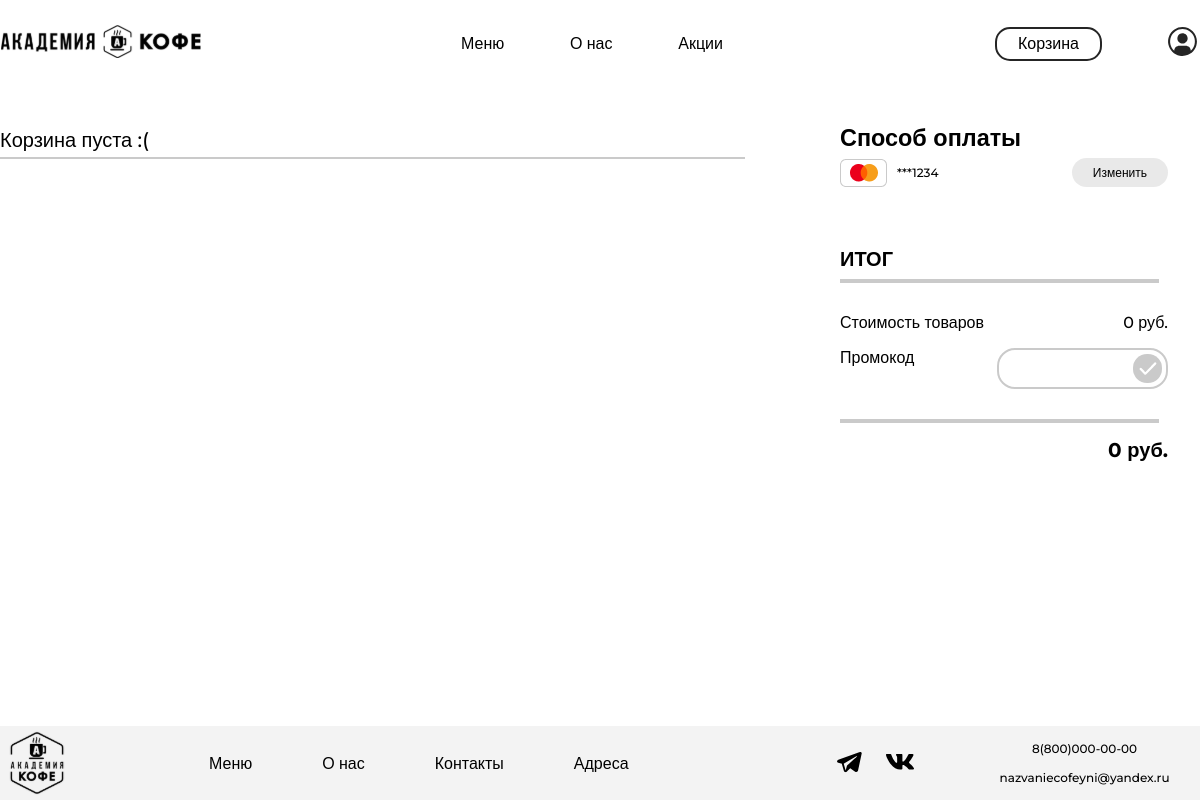
Page /cart/ (signed in) on the earlier database version.
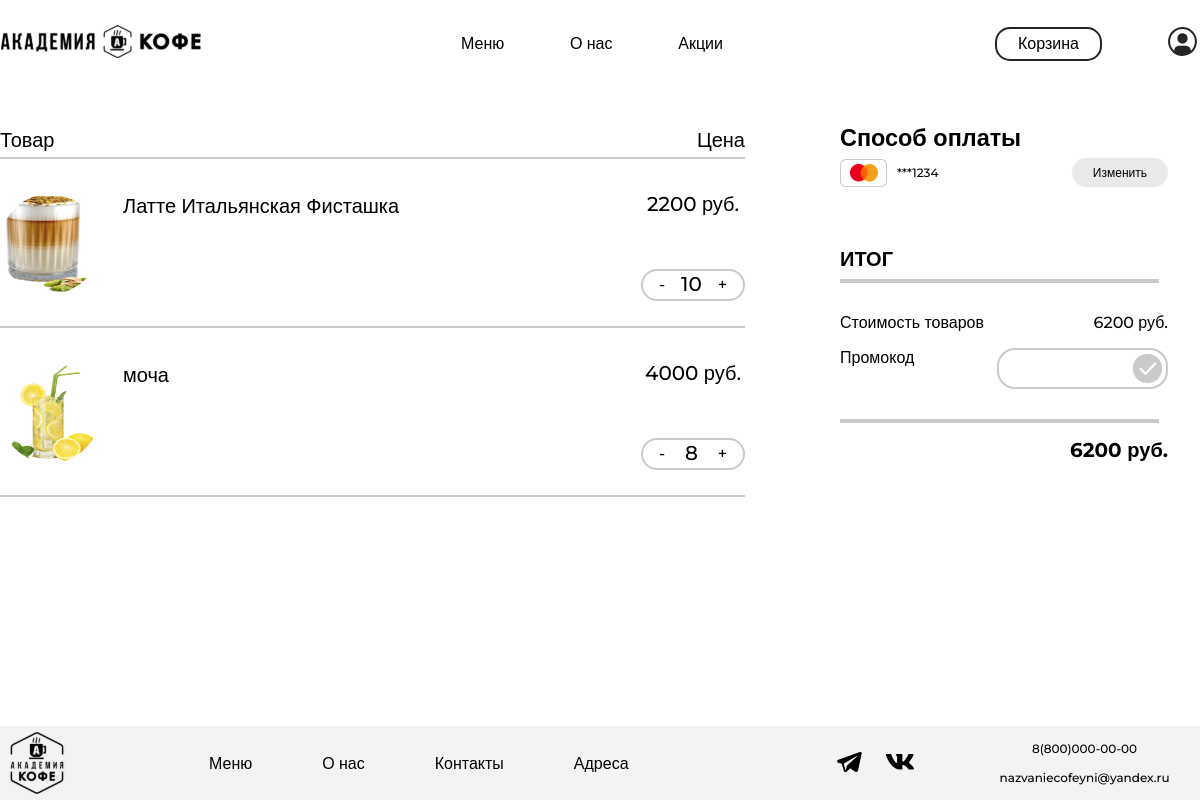
Same page on the later database version.
### academyCoffee/models.py (models this page shows, shortened)
class Basket(models.Model):
    user = models.ForeignKey(to=User, on_delete=models.CASCADE)
    product = models.ForeignKey(to=Product, on_delete=models.CASCADE)
    quantity = models.PositiveSmallIntegerField(default=0)
    created_timestamp = models.DateTimeField(auto_now_add=True)
    objects = BasketQuerySet.as_manager()
    def sum(self):
        return self.product.price * self.quantity

class Product(models.Model):
    name = models.CharField('Название', max_length=50)
    price = models.DecimalField(max_digits=7, decimal_places=0)
    stars = models.DecimalField(max_digits=5, decimal_places=1)
    image = models.ImageField(upload_to='products_images')
    category = models.ManyToManyField(ProductCategory)
    class Meta:
        verbose_name = 'Товар'
        verbose_name_plural = 'Товары'

### academyCoffee/views.py (the view)
# urls.py: path('cart/', views.cart, name='cart'),
def cart(request):
    context = {
        'title': "Корзина",
        'baskets': Basket.objects.filter(user=request.user)
    }
    return render(request, 'main/cart.html', context)

### academyCoffee/models.py (called while the page is built)
    def total_sum(self):
        return sum(basket.sum() for basket in self)

### academyCoffee/templates/main/cart.html (shortened to what this page needs)
{% extends 'main/base.html' %}
{% load static %}
{% block style %}
    <link rel="stylesheet" href="{% static 'cart/css/style.css' %}">
{% endblock %}
{% block content %}
    <main class="main">
        <div class="main-container">
            {% if baskets %}
                <div class="cart-content-container">
                    <div class="cart-titles-container">
                        <p class="cart-title">
                            Товар
                        </p>
                        <p class="cart-title">
                            Цена
                        </p>
                    </div>
                    <div class="cart-line"></div>
                    <ul class="cart-list">
                        {% for basket in baskets %}
                            <li class="cart-list-item">
                                <div class="cart-list-item-container">
                                    <div class="item-description">
                                        <img src="{{ basket.product.image.url }}" alt="{{ basket.product.name }}"
                                             width="100" height="100">
                                        <div class="item-description-text">
                                            <h3>{{ basket.product.name }}</h3>
                                        </div>
                                    </div>
                                    <div class="item-price">
                                        <p class="price">{{ basket.sum }} руб.</p>
                                        <div class="amount-button">
                                            <button><a class="btn btn-outline-success"
                                                       href="{% url 'basket_deletion' basket.product_id %}">-</a>
                                            </button>
                                            <p>{{ basket.quantity }}</p>
                                            <button><a class="btn btn-outline-success"
                                                       href="{% url 'basket_add' basket.product_id %}">+</a></button>
                                        </div>
                                    </div>
                                </div>
                                <div class="cart-line"></div>
                            </li>
                        {% endfor %}
                    </ul>
                </div>
            {% else %}
                <div class="cart-content-container">
                    <div class="cart-titles-container">
                        <p class="cart-title">
                            Корзина пуста :(
                        </p>
                    </div>
                    <div class="cart-line"></div>
                </div>
            {% endif %}
            <div class="payment-container">
                <div class="payment-method">
                    <h3>Способ оплаты</h3>
                    <div class="chosen-method">
                        <img class="chosen-method-image" src="{% static 'cart/img/mastercard.png' %}" alt="MasterCard"
                             width="47" height="28">
                        <p>***1234</p>
                        <button>Изменить</button>
                    </div>
                </div>
                <div class="total-container">
                    <h3>
                        ИТОГ
                    </h3>
                    <div class="total-line-first"></div>
                    <div class="total-price">
                        <p>
                            Стоимость товаров
                        </p>
                        <p>
                            {{ baskets.total_sum }} руб.
                        </p>
                    </div>
                    <div class="promo-code">
                        <p>
                            Промокод
                        </p>
                        <div class="promo-code-area">
                            <label>
                                <input class="promo-code-input" rel="">
                                <button class="promo-code-button" rel="submit">
                                    <img src="{% static 'cart/img/check_mark.png' %}" width="18" height="13"
                                         alt="Применить">
                                </button>
                            </label>
                        </div>
                    </div>
                    <div class="total-line-last"></div>
                    <p id="final-price">{{ baskets.total_sum }} руб.</p>
                </div>
            </div>
        </div>
    </main>
{% endblock %}

### academyCoffee/templates/main/base.html (shortened to what this page needs)
{% load static %}
<!DOCTYPE html>
<html lang="en">
<head>
    <link rel="stylesheet" href="{% static 'base/css/base.css' %}">
    {% block style %}
    {% endblock %}
</head>
<body>
    <header class="main-header">
        <nav class="nav-bar">
            <a href="{% url 'home' %}"><img class="nav-bar-item logo" src="{% static 'base/img/logo.svg' %}" width="200" height="33"
                                            alt="Логотип"></a>
            <div class="container-middle">
                <a class="nav-bar-item" href="{% url 'menu' %}">Меню</a>
                <a class="nav-bar-item" href="{% url 'about' %}">О нас</a>
                <a class="nav-bar-item" href="{% url 'stocks' %}">Акции</a>
            </div>
            <div class="container-right">
                <a class="nav-bar-item cart" href="{% url 'cart' %}">Корзина</a>
                <a class="nav-bar-item" href="{% if user.is_authenticated %} {% url 'profile' %} {% else %} {% url 'login' %} {% endif %}">
                    <img src="{% static 'base/img/personal_account.svg' %}" width="33" height="33" alt="Личный кабинет">
                </a>
            </div>
        </nav>
    </header>
    {% block content %}
    {% endblock %}
    <footer class="main-footer">
    <div class="main-footer-container">
      <a href="{% url 'home' %}"><img class="bottom-logo" src="{% static 'base/img/bottom_logo.svg' %}" width="74" height="74" alt="Логотип"></a>
      <ul class="main-footer-nav">
        <li>
          <a href="{% url 'menu' %}" class="main-footer-link">Меню</a>
        </li>
        <li>
          <a href="{% url 'about' %}" class="main-footer-link">О нас</a>
        </li>
        <li>
          <a href="#" class="main-footer-link">Контакты</a>
        </li>
        <li>
          <a href="#" class="main-footer-link">Адреса</a>
        </li>
      </ul>
      <ul class="socials-list">
        <li>
          <a href="#"><img src="{% static 'base/img/telegram.svg' %}" width="31" height="28" alt="Телеграм"></a>
        </li>
        <li>
          <a href="#"><img src="{% static 'base/img/vk.svg' %}" width="30" height="28" alt="VK"></a>
        </li>
      </ul>
      <div class="contacts">
        <a href="tel:+78000000000">8(800)000-00-00</a>
        <a href="mailto:nazvaniecofeyni@yandex.ru">nazvaniecofeyni@yandex.ru</a>
      </div>
    </div>
  </footer>
</body>
</html>

### academyCoffee/static/base/css/base.css (style rules this page uses)
* { font-family: 'Montserrat', Arial, sans-serif; }
main { min-width: 1230px; margin: 0 auto auto; flex-grow: 1; }
html { scroll-behavior: smooth; }
p,h1,h2,h3,h4,h5,h6 { margin: 0; }
body { margin: 0 0 0 0; padding: 0; font-size: 20px; font-weight: 500; line-height: 20px; display: flex; flex-direction: column; justify-content: space-between; align-items: center; min-height: 100vh; }
a { color: black; text-decoration: none; }
ul { padding: 0; margin: 0; list-style: none; }
.main-header { width: 1198px; margin: 25px auto 65px; font-size: 16px; }
.nav-bar { display: flex; flex-wrap: wrap; align-items: center; }
.logo { width: 200px; margin-right: 260px; align-items: center; }
.container-middle { width: 262px; margin-right: 272px; display: flex; justify-content: space-between; gap: 54px; align-items: center; }
.container-right { width: 204px; display: flex; justify-content: space-between; align-items: center; }
.cart { border: 2px solid #252525; border-radius: 15px; padding: 5px 21px; }
.main-footer { margin: 65px auto 0; background: #F3F3F3; max-width: none; width: 100%; }
.main-footer-container { width: 1230px; display: flex; align-items: center; margin: 0 auto; }
.bottom-logo { display: block; margin-right: 135px; }
.main-footer-nav { padding: 0; list-style: none; display: flex; gap: 70px; margin: 0 205px 0 0; }
.main-footer-link { font-size: 16px; line-height: 20px; }
.socials-list { padding: 0; list-style: none; display: flex; gap: 20px; margin: 0 85px 0 0; }
.contacts { display: flex; align-items: center; flex-direction: column; font-size: 12px; line-height: 15px; gap: 14px; }

### academyCoffee/static/cart/css/style.css (style rules this page uses)
.main-container { display: flex; }
.cart-content-container { width: 745px; margin-right: 95px; }
.cart-titles-container { display: flex; justify-content: space-between; margin-bottom: 5px; }
.cart-title { font-weight: 500; font-size: 20px; line-height: 24px; margin: 0; }
.cart-line { border-top: 2px solid #CACACA; margin-bottom: 35px; }
.cart-list-item-container { display: flex; justify-content: space-between; margin-bottom: 25px; }
.item-description { display: flex; }
.item-description img { border-radius: 50px; margin-right: 23px; }
.item-description-text h3 { margin: 0 0 16px; font-weight: 500; font-size: 20px; line-height: 24px; }
.price { margin: 0 0 55px; text-align: center; }
.amount-button { width: 80px; display: flex; justify-content: space-between; border: 2px solid #CACACA; border-radius: 30px; padding: 3px 10px; }
.amount-button p { margin: 0; }
.amount-button button { font-weight: 500; font-size: 16px; line-height: 20px; border: none; background: none; }
.payment-container { width: 328px; }
.payment-method { margin-bottom: 60px; }
.payment-method h3 { margin: 0 0 10px; }
.chosen-method { display: flex; align-items: center; }
.chosen-method-image { display: block; margin-right: 10px; }
.chosen-method p { font-weight: 500; font-size: 12px; line-height: 15px; margin-right: auto; }
.chosen-method button { font-weight: 500; font-size: 12px; line-height: 15px; background: rgba(202, 202, 202, 0.41); padding: 7px 21px; border: none; border-radius: 15px; }
.total-container p { margin: 0; font-weight: 500; font-size: 16px; line-height: 20px; }
.total-container h3 { font-weight: 700; font-size: 20px; line-height: 24px; margin: 0 0 8px; }
.total-line-first { width: 315px; border: 2px solid #CACACA; margin-bottom: 30px; }
.total-price { display: flex; justify-content: space-between; margin-bottom: 15px; }
.promo-code { display: flex; justify-content: space-between; margin-bottom: 30px; }
.promo-code-area { width: 148px; border: 2px solid #CACACA; border-radius: 18px; padding: 4px 4px 4px 15px; }
.promo-code-area label { display: flex; justify-content: space-between; }
.promo-code-input { width: 100px; border: none; font-weight: 500; font-size: 20px; line-height: 24px; }
.promo-code-button { width: 29px; height: 29px; padding: 4px; background: #CACACA; border-radius: 14px; border: none; display: flex; justify-content: center; align-items: center; }
.promo-code-button img { display: block; }
.total-line-last { width: 315px; border: 2px solid #CACACA; margin-bottom: 15px; }
#final-price { font-weight: 700; font-size: 20px; line-height: 24px; text-align: right; }

Differences in the rows shown:
added Basket: product.image (picture), product.name "Латте Итальянская Фисташка", sum "2200", quantity "10", total_sum "6200"
added Basket: product.image (picture), product.name "моча", sum "4000", quantity "8"
Other differences:
{{ baskets.total_sum }}: "0" → (not shown)
text no longer shown: "Корзина пуста :("
text now shown: "Товар Цена"
